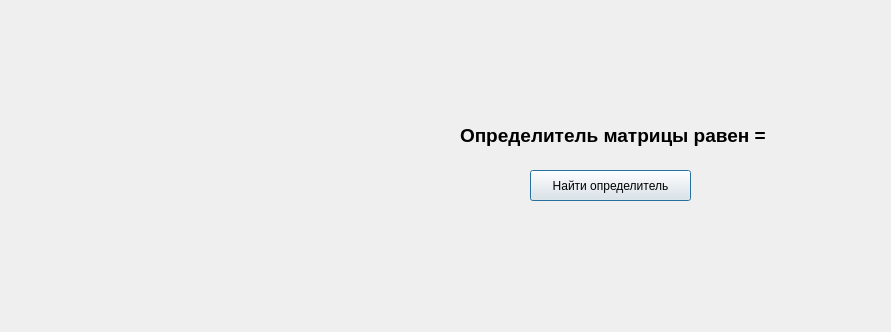
<?xml version="1.0" encoding="UTF-8"?>
<ui version="4.0">
 <class>Dialog</class>
 <widget class="QDialog" name="Dialog">
  <property name="geometry">
   <rect>
    <x>0</x>
    <y>0</y>
    <width>891</width>
    <height>332</height>
   </rect>
  </property>
  <property name="windowTitle">
   <string>Dialog</string>
  </property>
  <widget class="QWidget" name="gridLayoutWidget">
   <property name="geometry">
    <rect>
     <x>10</x>
     <y>20</y>
     <width>421</width>
     <height>301</height>
    </rect>
   </property>
   <layout class="QGridLayout" name="gridLayout"/>
  </widget>
  <widget class="QLabel" name="label">
   <property name="geometry">
    <rect>
     <x>460</x>
     <y>120</y>
     <width>331</width>
     <height>31</height>
    </rect>
   </property>
   <property name="font">
    <font>
     <pointsize>14</pointsize>
     <weight>75</weight>
     <bold>true</bold>
    </font>
   </property>
   <property name="text">
    <string>Определитель матрицы равен = </string>
   </property>
  </widget>
  <widget class="QLabel" name="label_2">
   <property name="geometry">
    <rect>
     <x>790</x>
     <y>120</y>
     <width>67</width>
     <height>31</height>
    </rect>
   </property>
   <property name="font">
    <font>
     <pointsize>14</pointsize>
    </font>
   </property>
   <property name="text">
    <string/>
   </property>
  </widget>
  <widget class="QPushButton" name="pushButton">
   <property name="geometry">
    <rect>
     <x>530</x>
     <y>170</y>
     <width>161</width>
     <height>31</height>
    </rect>
   </property>
   <property name="text">
    <string>Найти определитель</string>
   </property>
  </widget>
 </widget>
 <resources/>
 <connections/>
</ui>
